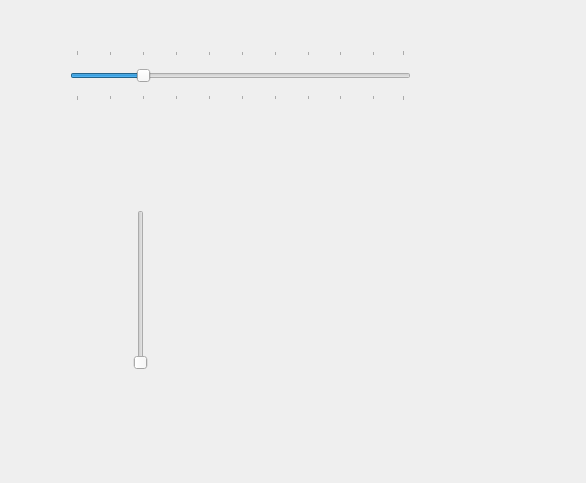
<?xml version="1.0" encoding="UTF-8"?>
<ui version="4.0">
 <class>Form</class>
 <widget class="QWidget" name="Form">
  <property name="geometry">
   <rect>
    <x>0</x>
    <y>0</y>
    <width>586</width>
    <height>483</height>
   </rect>
  </property>
  <property name="windowTitle">
   <string>Form</string>
  </property>
  <widget class="QSlider" name="horizontalSlider">
   <property name="geometry">
    <rect>
     <x>70</x>
     <y>50</y>
     <width>341</width>
     <height>51</height>
    </rect>
   </property>
   <property name="value">
    <number>20</number>
   </property>
   <property name="tracking">
    <bool>false</bool>
   </property>
   <property name="orientation">
    <enum>Qt::Horizontal</enum>
   </property>
   <property name="invertedAppearance">
    <bool>false</bool>
   </property>
   <property name="invertedControls">
    <bool>false</bool>
   </property>
   <property name="tickPosition">
    <enum>QSlider::TicksBothSides</enum>
   </property>
   <property name="tickInterval">
    <number>10</number>
   </property>
  </widget>
  <widget class="QSlider" name="verticalSlider">
   <property name="geometry">
    <rect>
     <x>130</x>
     <y>210</y>
     <width>22</width>
     <height>160</height>
    </rect>
   </property>
   <property name="orientation">
    <enum>Qt::Vertical</enum>
   </property>
  </widget>
 </widget>
 <resources/>
 <connections/>
</ui>
